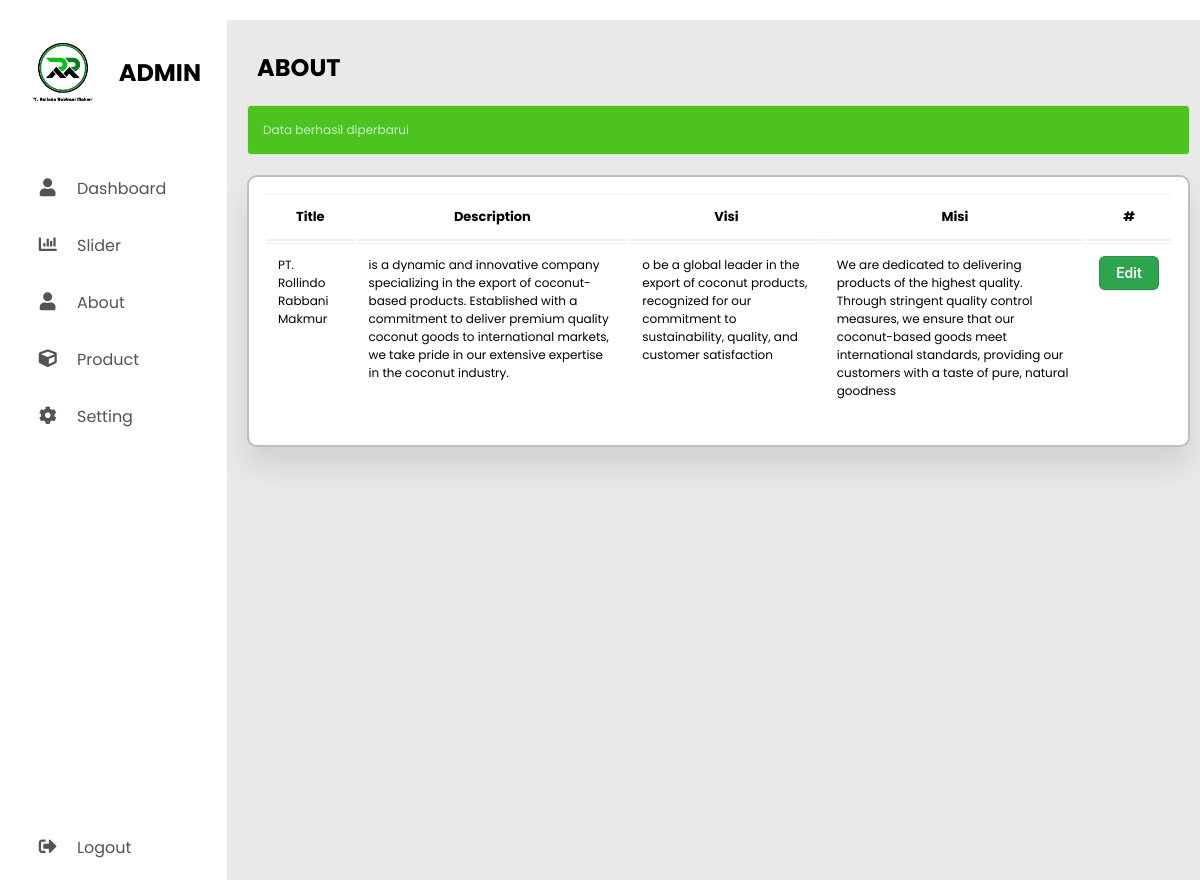
The app's page /admin/?page=about&pesan=sukses with its own data.
### tables this page shows
CREATE TABLE IF NOT EXISTS `about` (
  `id` int NOT NULL AUTO_INCREMENT,
  `title` tinytext,
  `desc` text ,
  `visi` varchar(200)  DEFAULT NULL,
  `misi` text ,
  PRIMARY KEY (`id`)
);

### admin/about.php (the view, shortened to what this page needs)
<section class="main">
    <div class="main-top">
    </div>
    <div class="main-body">
        <h1>ABOUT</h1>
        <?php
        if(!empty($_GET['pesan']) && $_GET['pesan'] == 'sukses'){
            echo '
                <div class="alert alert-success">
                    <p>Data berhasil diperbarui</p>
                </div>
            ';
        }
        ?>
        <div class="card">
            <table class="table table-boredered table-hover">
                <thead>
                    <tr>
                        <th>Title</th>
                        <th>Description</th>
                        <th>Visi</th>
                        <th>Misi</th>
                        <th>#</th>
                    </tr>
                </thead>
                <tbody>
                    <?php
                        include('db/connection.php');
                        $query = "SELECT * FROM about";
                        $result = mysqli_query($conn, $query);
                        while($row = mysqli_fetch_assoc($result)){
                            echo '
                                <tr>
                                    <td>'.$row['title'].'</td>
                                    <td>'.$row['desc'].'</td>
                                    <td>'.$row['visi'].'</td>
                                    <td>'.$row['misi'].'</td>
                                    <td><a href="?page=edit_about&id='.$row['id'].'"><button class="button-3">Edit</button></td>
                                </tr>
                            ';
                        }
                    ?>
                </tbody>
        </div>
    </div>
</section>

### admin/assets/css/style.css (style rules this page uses)
* { margin: 0; padding: 0; outline: none; border: none; text-decoration: none; list-style: none; box-sizing: border-box; font-family: "Poppins", sans-serif; }
body { background: rgb(233, 233, 233); }
.main { width: 100%; }
.main-top { width: 100%; background: #fff; padding: 10px; text-align: center; font-size: 18px; letter-spacing: 2px; text-transform: uppercase; color: rgb(43, 43, 43); }
.main-body { padding: 10px 10px 10px 20px; }
h1 { margin: 20px 10px; }
.card { width: 100%; padding: 15px; cursor: pointer; border-radius: 10px; background: #fff; margin-bottom: 15px; border: 2px solid rgb(190, 190, 190); box-shadow: 0 20px 30px rgba(0, 0, 0, 0.1); }
.table { width: 100%; max-width: 100%; margin-bottom: 1rem; }
.table th, .table td { padding: 0.75rem; vertical-align: top; border-top: 1px solid #eceeef; font-size: 12px; }
.table thead th { vertical-align: bottom; border-bottom: 2px solid #eceeef; font-size: 13px; }
.button-3 { appearance: none; background-color: #2ea44f; border: 1px solid rgba(27, 31, 35, .15); border-radius: 6px; box-shadow: rgba(27, 31, 35, .1) 0 1px 0; box-sizing: border-box; color: #fff; cursor: pointer; display: inline-block; font-family: -apple-system,system-ui,"Segoe UI",Helvetica,Arial,sans-serif,"Apple Color Emoji","Segoe UI Emoji"; font-size: 14px; font-weight: 600; line-height: 20px; padding: 6px 16px; position: relative; text-align: center; text-decoration: none; user-select: none; -webkit-user-select: none; touch-action: manipulation; vertical-align: middle; white-space: nowrap; }
.alert { padding: 15px; margin-bottom: 20px; border: 1px solid transparent; border-radius: 4px; font-size: 12px; }
.alert-success { color: #c8edc8; background-color: #4cc31e; border-color: #d6e9c6; }

### records on screen
about: title "PT. Rollindo Rabbani Makmur", desc "is a dynamic and innovative company specializing in the export of coconut-based products. Established with a commitment to deliver premium quality coconut goods to international markets, we take pride in our extensive expertise in the coconut industry.", visi "o be a global leader in the export of coconut products, recognized for our commitment to sustainability, quality, and customer satisfaction", misi "We are dedicated to delivering products of the highest quality. Through stringent quality control measures, we ensure that our coconut-based goods meet international standards, providing our customers with a taste of pure, natural goodness"
